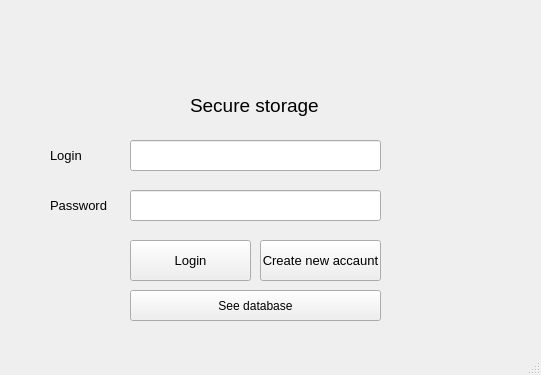
<?xml version="1.0" encoding="UTF-8"?>
<ui version="4.0">
 <class>MainWindow</class>
 <widget class="QMainWindow" name="MainWindow">
  <property name="geometry">
   <rect>
    <x>0</x>
    <y>0</y>
    <width>541</width>
    <height>375</height>
   </rect>
  </property>
  <property name="windowTitle">
   <string>MainWindow</string>
  </property>
  <widget class="QWidget" name="centralWidget">
   <widget class="QLabel" name="label">
    <property name="geometry">
     <rect>
      <x>190</x>
      <y>90</y>
      <width>131</width>
      <height>31</height>
     </rect>
    </property>
    <property name="font">
     <font>
      <pointsize>14</pointsize>
     </font>
    </property>
    <property name="text">
     <string>Secure storage</string>
    </property>
   </widget>
   <widget class="QLineEdit" name="lineEdit">
    <property name="geometry">
     <rect>
      <x>130</x>
      <y>140</y>
      <width>251</width>
      <height>31</height>
     </rect>
    </property>
   </widget>
   <widget class="QLineEdit" name="lineEdit_2">
    <property name="geometry">
     <rect>
      <x>130</x>
      <y>190</y>
      <width>251</width>
      <height>31</height>
     </rect>
    </property>
   </widget>
   <widget class="QPushButton" name="pushButton">
    <property name="geometry">
     <rect>
      <x>130</x>
      <y>240</y>
      <width>121</width>
      <height>41</height>
     </rect>
    </property>
    <property name="font">
     <font>
      <pointsize>10</pointsize>
     </font>
    </property>
    <property name="text">
     <string>Login</string>
    </property>
   </widget>
   <widget class="QPushButton" name="pushButton_2">
    <property name="geometry">
     <rect>
      <x>260</x>
      <y>240</y>
      <width>121</width>
      <height>41</height>
     </rect>
    </property>
    <property name="font">
     <font>
      <pointsize>10</pointsize>
     </font>
    </property>
    <property name="text">
     <string>Create new accaunt</string>
    </property>
   </widget>
   <widget class="QLabel" name="label_2">
    <property name="geometry">
     <rect>
      <x>50</x>
      <y>140</y>
      <width>61</width>
      <height>31</height>
     </rect>
    </property>
    <property name="font">
     <font>
      <pointsize>10</pointsize>
     </font>
    </property>
    <property name="text">
     <string>Login</string>
    </property>
   </widget>
   <widget class="QLabel" name="label_3">
    <property name="geometry">
     <rect>
      <x>50</x>
      <y>190</y>
      <width>61</width>
      <height>31</height>
     </rect>
    </property>
    <property name="font">
     <font>
      <pointsize>10</pointsize>
     </font>
    </property>
    <property name="text">
     <string>Password</string>
    </property>
   </widget>
   <widget class="QPushButton" name="pushButton_3">
    <property name="geometry">
     <rect>
      <x>130</x>
      <y>290</y>
      <width>251</width>
      <height>31</height>
     </rect>
    </property>
    <property name="text">
     <string>See database</string>
    </property>
   </widget>
   <widget class="QLabel" name="label_4">
    <property name="geometry">
     <rect>
      <x>400</x>
      <y>140</y>
      <width>111</width>
      <height>81</height>
     </rect>
    </property>
    <property name="font">
     <font>
      <weight>75</weight>
      <bold>true</bold>
     </font>
    </property>
    <property name="text">
     <string/>
    </property>
   </widget>
  </widget>
  <widget class="QStatusBar" name="statusBar"/>
 </widget>
 <layoutdefault spacing="6" margin="11"/>
 <resources/>
 <connections/>
</ui>
